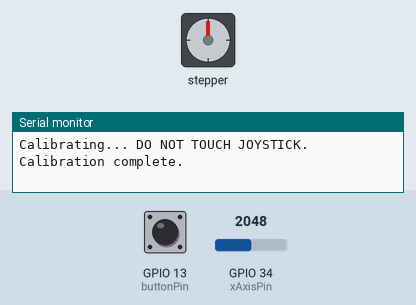
Recording of a sketch running on a simulated ESP32. Shown: stepper motor, the last lines printed to the serial monitor. Inputs (shaded band) come from the test bench; at power-on: GPIO 34 (xAxisPin) = 2048, GPIO 13 (buttonPin) HIGH. Stepper angles assume 2048 steps per turn.

Above: at 2.7 s.
2.8 s: GPIO 34 (xAxisPin) set to 2392
4.3 s: GPIO 34 (xAxisPin) set to 2497
At 7.26 s:
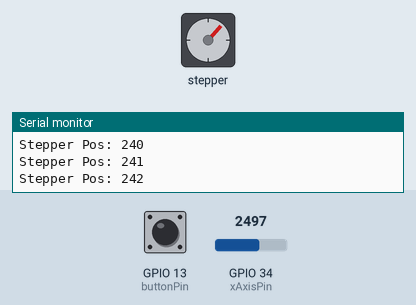
7.3 s: GPIO 13 (buttonPin) pulled LOW for 0.15 s
10.4 s: GPIO 34 (xAxisPin) set to 1228
At 13.3 s:
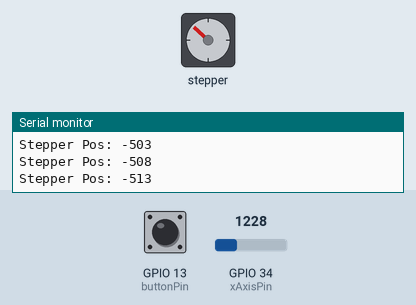
13.4 s: GPIO 13 (buttonPin) pulled LOW for 1 s
At 16.7 s:
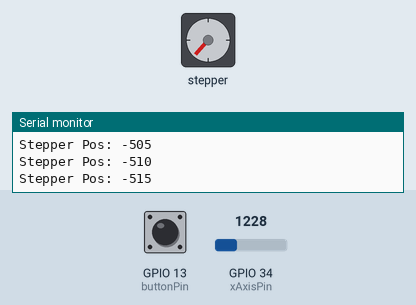
16.8 s: GPIO 13 (buttonPin) pulled LOW for 0.15 s
At 19.7 s:
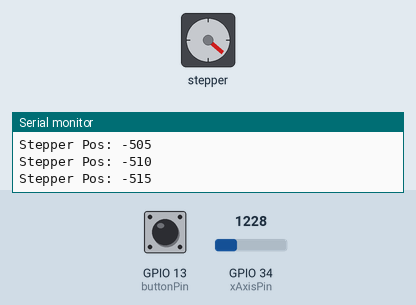
Timing chart, 0 to 20.8 s (numbered marks = the images above; inputs shaded):
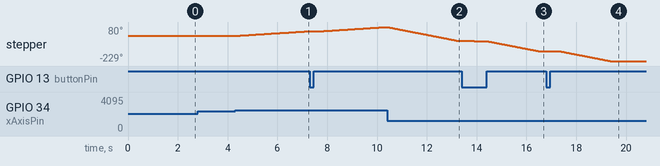

The sketch:

robot.ino
```cpp
#include <Stepper.h>
#include <ESP32Servo.h> // Library remains but logic is disabled below

// --- Stepper Config ---
const int stepsPerRevolution = 2048;
const int maxSteps = 512; // 90 degrees
#define IN1 19
#define IN2 18
#define IN3 5
#define IN4 17
Stepper myStepper(stepsPerRevolution, IN1, IN3, IN2, IN4);
int currentPosition = 0;

/* // --- Servo Config (COMMENTED OUT) ---
Servo myServo;
const int servoPin = 14;
const int yAxisPin = 35;
float currentServoAngle = 180.0;
unsigned long lastMoveTime = 0;
bool isAttached = false;
*/

// --- Joystick Config ---
const int xAxisPin = 34;
const int yAxisPin = 35; // Kept pin definition for calibration
const int buttonPin = 13;
const int deadzone = 400;
int centerValueX = 2048;
int centerValueY = 2048;

void setup() {
  Serial.begin(115200);

  // Initialize Stepper
  myStepper.setSpeed(15);

  /*
  // --- Servo Setup (COMMENTED OUT) ---
  ESP32PWM::allocateTimer(0);
  myServo.setPeriodHertz(50);
  */

  pinMode(buttonPin, INPUT_PULLUP);

  Serial.println("Calibrating... DO NOT TOUCH JOYSTICK.");
  delay(1500);
  centerValueX = analogRead(xAxisPin);
  centerValueY = analogRead(yAxisPin);
  Serial.println("Calibration complete.");
}

void loop() {
  // --- X-AXIS (STEPPER) PROPORTIONAL CONTROL ---
  int xValue = analogRead(xAxisPin);
  int xDiff = xValue - centerValueX;

  if (abs(xDiff) > deadzone) {
    // Speed increases (1 to 20 steps) based on stick tilt
    int stepSpeed = map(abs(xDiff), deadzone, 2048, 1, 20);

    if (xDiff > 0 && currentPosition < maxSteps) {
      myStepper.step(stepSpeed);
      currentPosition += stepSpeed;
      Serial.print("Stepper Pos: "); Serial.println(currentPosition);
    }
    else if (xDiff < 0 && currentPosition > -maxSteps) {
      myStepper.step(-stepSpeed);
      currentPosition -= stepSpeed;
      Serial.print("Stepper Pos: "); Serial.println(currentPosition);
    }
  }

  /*
  // --- Y-AXIS (SERVO) PROPORTIONAL CONTROL (COMMENTED OUT) ---
  int yValue = analogRead(yAxisPin);
  int yDiff = yValue - centerValueY;

  if (abs(yDiff) > deadzone) {
    if (!isAttached) {
      myServo.attach(servoPin, 500, 2400);
      isAttached = true;
    }

    float dynamicSpeed = map(abs(yDiff), deadzone, 2048, 1, 25) / 10.0;

    if (yDiff < 0 && currentServoAngle > 90.0) {
      currentServoAngle -= dynamicSpeed;
    } else if (yDiff > 0 && currentServoAngle < 180.0) {
      currentServoAngle += dynamicSpeed;
    }

    myServo.write((int)currentServoAngle);
    lastMoveTime = millis();
  } else {
    if (isAttached && millis() - lastMoveTime > 1000) {
      myServo.detach();
      isAttached = false;
    }
  }
  */

  // --- RESET BUTTON (SW) ---
  if (digitalRead(buttonPin) == LOW) {
    currentPosition = 0;
    // currentServoAngle = 180.0; // Commented out
    Serial.println(">> Stepper Position Reset <<");
    delay(500);
  }

  delay(10);
}
```

Measured:
- the behaviour switches between 2448 and 2449 on GPIO 34 (xAxisPin) (found by bisection; images 0 and 1)
- after the input at 2.8 s, every drawn part: stays the same
- after the input at 4.3 s, stepper: keeps turning clockwise at about 15°/s, starting after 0.07 s
- after the input at 16.8 s, stepper: turns 90° counter-clockwise in 2.0 s, starting after 0.52 s
